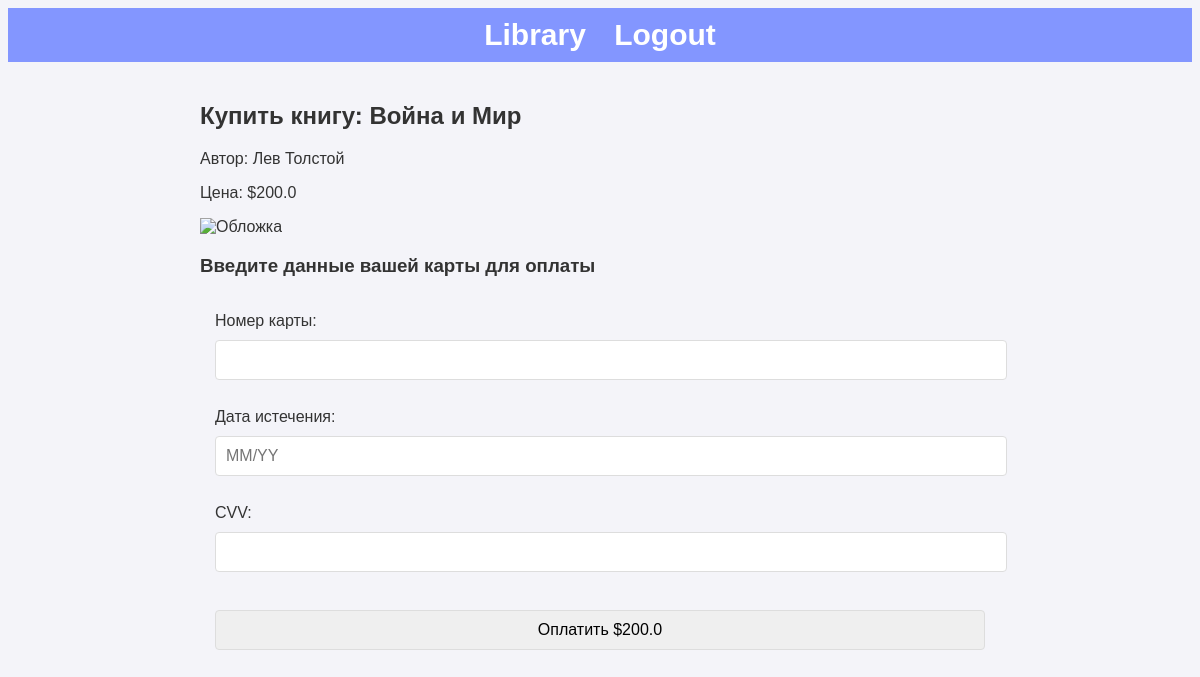
The app's page /buy_book/1 (signed in) with its own data.
### app.py (models this page shows)
class Book(db.Model):
    id = db.Column(db.Integer, primary_key=True)
    title = db.Column(db.String(200), nullable=False)
    author = db.Column(db.String(100), nullable=False)
    price = db.Column(db.Float, nullable=False)
    image_path = db.Column(db.String(200), nullable=True)
    document_path = db.Column(db.String(200), nullable=True)
    user_id = db.Column(db.Integer, db.ForeignKey('user.id'), nullable=False)  # Связь с пользователем
    creator = db.relationship('User', backref=db.backref('books', lazy=True))

### app.py (the view, shortened to what this page needs)
@app.route('/buy_book/<int:id>', methods=['GET', 'POST'])
@login_required
def buy_book(id):
    book = Book.query.get_or_404(id)
    return render_template('buy_book.html', book=book)

### app.py (called while the page is built)
@login_manager.user_loader
def load_user(user_id):
    return User.query.get(int(user_id))

### templates/buy_book.html (shortened to what this page needs)
{% extends "base.html" %}
{% block content %}
<h2>Купить книгу: {{ book.title }}</h2>
<p>Автор: {{ book.author }}</p>
<p>Цена: ${{ book.price }}</p>
<p> {% if book.image_path %}
    <img src="{{ url_for('static', filename='uploads/' + book.image_path) }}" alt="Обложка" width="300">
{% else %}
    <img src="{{ url_for('static', filename='default_cover.png') }}" alt="Обложка" width="50">
{% endif %}
</p>
<h3>Введите данные вашей карты для оплаты</h3>
<form action="{{ url_for('buy_book', id=book.id) }}" method="post">
    <label for="card_number">Номер карты:</label>
    <input type="text" id="card_number" name="card_number" required><br>
    <label for="expiry_date">Дата истечения:</label>
    <input type="text" id="expiry_date" name="expiry_date" placeholder="MM/YY" required><br>
    <label for="cvv">CVV:</label>
    <input type="text" id="cvv" name="cvv" required><br>
    <button type="submit">Оплатить ${{ book.price }}</button>
</form>
{% endblock %}

### static/css/styles.css (style rules this page uses)
body { font-family: Arial, sans-serif; background-color: #f4f4f9; color: #333; }
form { margin-top: 20px; padding: 15px; }
form input, form button { display: block; width: 100%; margin: 10px 0; padding: 10px; font-size: 1rem; border: 1px solid #ddd; border-radius: 4px; }

### records on screen
Book: title "Война и Мир", author "Лев Толстой", price "200.0"
